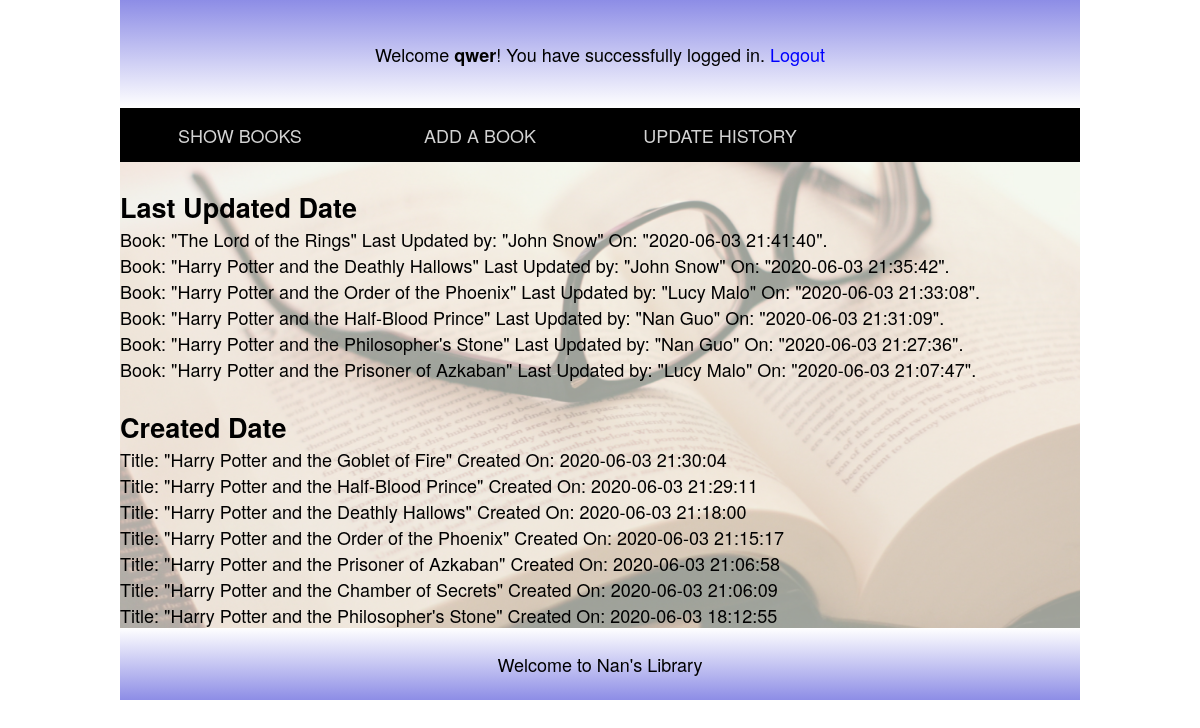
Screenshot of /view/pages/adminBookCentral.php?link=showlog (signed in) with the database file from the repository.
### tables this page shows
CREATE TABLE `editrecord` (
  `recordID` int(10) UNSIGNED NOT NULL,
  `loginID` int(10) UNSIGNED NOT NULL,
  `bookID` int(10) UNSIGNED NOT NULL,
  `time` varchar(50) NOT NULL,
  `actionType` varchar(50) NOT NULL
);

CREATE TABLE `book` (
  `BookID` int(10) UNSIGNED NOT NULL,
  `BookTitle` varchar(255) NOT NULL,
  `OriginalTitle` varchar(255) DEFAULT NULL,
  `YearofPublication` int(4) NOT NULL DEFAULT '0',
  `Genre` varchar(30) NOT NULL,
  `MillionsSold` int(10) UNSIGNED NOT NULL,
  `LanguageWritten` varchar(30) NOT NULL,
  `AuthorID` int(10) UNSIGNED NOT NULL,
  `coverImagePath` varchar(255) NOT NULL
);

CREATE TABLE `user` (
  `user_id` int(10) UNSIGNED NOT NULL,
  `name` varchar(50) NOT NULL,
  `surname` varchar(50) NOT NULL,
  `email` varchar(50) NOT NULL,
  `login_id` int(10) UNSIGNED NOT NULL
);

### view/pages/booklog.php (the view)
<div class="bigholder">
  <br><h1>Last Updated Date</h1>
</div>
<?php
$editlog = "SELECT * FROM editrecord INNER JOIN book ON editrecord.bookID = book.BookID INNER JOIN user ON editrecord.loginID = user.login_id WHERE time IN (SELECT MAX(time) FROM editrecord GROUP BY bookID ) HAVING actionType = 'editbook' ORDER BY time DESC";
$stmt1 = $conn->prepare($editlog);
$stmt1->execute();
$result = $stmt1->fetchAll();
if($stmt1->rowCount()< 1 ) {
echo "No book has been updated.";
} else {
  foreach($result as $row) {
    echo '<p class="black">Book: "'. $row['BookTitle'].'" Last Updated by: "'.$row['name'].' '. $row['surname'].'" On: "'. $row['time'].'".';
  }
}
?>
<div class="bigholder">
	<br><h1>Created Date</h1>
</div>
<?php
$addlog = "SELECT book.BookTitle, editrecord.actionType, editrecord.time FROM editrecord INNER JOIN book ON editrecord.bookID = book.BookID WHERE actionType = 'addbook' ORDER BY time DESC";
$stmt2 = $conn->prepare($addlog);
$stmt2->execute();
$result2 = $stmt2->fetchAll();
if($stmt2->rowCount()< 1 ) {
  echo "No book has been added.";
} else {
  foreach($result2 as $row2) {
    echo '<p class="black">Title: "'. $row2['BookTitle'].'" Created On: '. $row2['time'];
  }
}
?>

### view/pages/adminBookCentral.php (shortened to what this page needs)
<?php
require("../../model/db.php");
if (isset($_SESSION['login']) == true) {
  include ("header.php");
  ?>
  <article>
  <?php
    if (isset( $_GET['link'] ) ) {
      $action = $_GET['link'];
      if ( $action == 'showlog' ) {
        include ("booklog.php");
      }
    } else {
      include ("showbooks.php");
    }
  ?>
  </article>
  <?php
  include ("footer.php");
} else  {
  header("location:../../index.php");
}
?>

### view/pages/header.php (shortened to what this page needs)
<!doctype html>
<html>
<head>
<link href="../css/resCSS.css" rel="stylesheet">
</head>
<body>
<div class="flex-container">
  <header class="header">
     <p>Welcome <b><?php echo $_SESSION['login'] ?></b>! You have successfully logged in. <a style="color:blue" href="../../controller/pdoLogout.php">Logout</a>
  </header>
  <nav class="nav">
    <div class="menuItem"><a href="?link=showbooks">SHOW BOOKS</a></div>
    <div class="menuItem"><a href="?link=addbooks">ADD A BOOK</a></div>
    <div class="menuItem"><a href="?link=showlog">UPDATE HISTORY</a></div>
  </nav>

### view/pages/footer.php (shortened to what this page needs)
  <footer>
  <p>Welcome to Nan's Library</p>
  </footer>
</div>
</body>
</html>

### view/css/resCSS.css (style rules this page uses)
html, body, div, span, header, section, nav, article, aside, footer, p, h1, h2, h3, h4 { border:0; margin:0;padding:0; }
html { font-family:Gotham, "Helvetica Neue", Helvetica, Arial, sans-serif; font-size:18px; }
.flex-container { display:flex; flex-wrap:wrap; width:80%; min-height:100%; margin:0 auto; background-image:url(../images/background.jpg); background-size: cover; background-position: center; }
.header { display: flex; flex-wrap: wrap; align-items: center; justify-content: center; width:100%; min-height:6em; order: 1; background-color:rgba(27, 157, 167, 0.5); background-image:linear-gradient(rgb(141, 141, 230), white); }
.nav { width:100%; height:3em; order: 2; background-color:black; }
.menuItem { display:flex; align-items:center; justify-content:space-around; width:25%; height:3em; float:left; background-color:rgba(0,0,0,1.00); color:#FFF; transition: transform 1s, background 1s, font-size 1s; }
article { display:flex; flex-wrap:wrap; order: 4; flex: 1 100%; background-color: rgba(245, 248, 235, 0.65); }
footer { display:flex; width:100%; height:4em; order:6; justify-content:center; align-items:center; background-color: antiquewhite; background-image:linear-gradient(white,rgb(141, 141, 230)); }
.bigholder { width:100%; height:auto; float:left; }
.black { font-size: 1em; width: 100%; }
a:link, a:active, a:visited { color:lightgray; text-decoration: none; }

### rows the page displays
editrecord: bookID.BookTitle "The Lord of the Rings", user.name "John", user.surname "Snow", time "2020-06-03 21:41:40"
editrecord: bookID.BookTitle "Harry Potter and the Deathly Hallows", user.name "John", user.surname "Snow", time "2020-06-03 21:35:42"
editrecord: bookID.BookTitle "Harry Potter and the Order of the Phoenix", user.name "Lucy", user.surname "Malo", time "2020-06-03 21:33:08"
editrecord: bookID.BookTitle "Harry Potter and the Half-Blood Prince", user.name "Nan", user.surname "Guo", time "2020-06-03 21:31:09"
editrecord: bookID.BookTitle "Harry Potter and the Philosopher's Stone", user.name "Nan", user.surname "Guo", time "2020-06-03 21:27:36"
editrecord: bookID.BookTitle "Harry Potter and the Prisoner of Azkaban", user.name "Lucy", user.surname "Malo", time "2020-06-03 21:07:47"
editrecord: bookID.BookTitle "Harry Potter and the Goblet of Fire", time "2020-06-03 21:30:04"
editrecord: bookID.BookTitle "Harry Potter and the Half-Blood Prince", time "2020-06-03 21:29:11"
editrecord: bookID.BookTitle "Harry Potter and the Deathly Hallows", time "2020-06-03 21:18:00"
editrecord: bookID.BookTitle "Harry Potter and the Order of the Phoenix", time "2020-06-03 21:15:17"
editrecord: bookID.BookTitle "Harry Potter and the Prisoner of Azkaban", time "2020-06-03 21:06:58"
editrecord: bookID.BookTitle "Harry Potter and the Chamber of Secrets", time "2020-06-03 21:06:09"
editrecord: bookID.BookTitle "Harry Potter and the Philosopher's Stone", time "2020-06-03 18:12:55"

### other values shown
$_SESSION['login'] "qwer"
